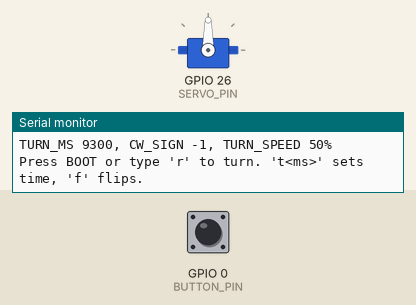
Recording of a program running on a simulated ESP32. Shown: servo, the last lines printed to the serial monitor. Inputs (shaded band) come from the test bench; at power-on: GPIO 0 (BUTTON_PIN) HIGH.

Above: at 1.7 s.
1.8 s: GPIO 0 (BUTTON_PIN) pulled LOW for 0.15 s
At 2.7 s:
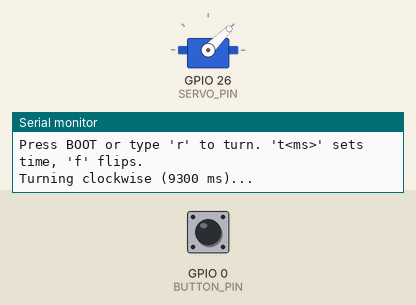
Timing chart, 0 to 12.6 s (numbered marks = the images above; inputs shaded):
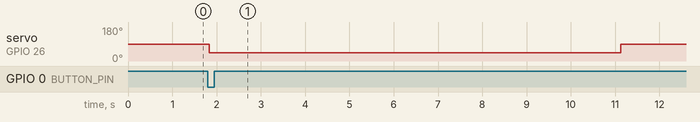

The program:

main.cpp
```cpp
/*
  ESP32 + MG946R / MG996R 360-degree servo: 3 clockwise turns per trigger

  Wiring (servo -> ESP32 / supply):
    Brown  (GND)    -> external supply GND  AND  ESP32 GND (common ground!)
    Red    (V+)     -> external 5-6 V supply, 2 A or more
    Orange (signal) -> GPIO 26

  A 360 servo has no position feedback, so "one rotation" is timed: it spins
  at TURN_SPEED for TURN_MS, then stops. Calibrate TURN_MS once (see below).
  Accuracy drifts with supply voltage and load.

  Trigger a turn: press the BOOT button, or type "r" + Enter.
  Calibrate from the Serial Monitor (115200 baud), no re-upload needed:
    t1200  set turn time to 1200 ms      f  flip direction (if not clockwise)
    p      print current settings
  Then copy the printed values into the #defines below to make them permanent.
*/

#include <Arduino.h>
#include <ESP32Servo.h>

#define SERVO_PIN  26
#define BUTTON_PIN 0     // BOOT button on ESP32 DevKit, LOW when pressed

#define STOP_US    1500  // pulse that stops the servo
#define RANGE_US   500   // full speed = STOP_US +/- RANGE_US
#define TURN_SPEED 50    // percent of full speed used for a turn
// Calibrated 2026-10-17 at 50% speed (5-6 V supply, no load):
//   5320 ms -> ~630 deg, 6080 ms -> ~715 deg (2 turns), 9300 ms -> 3 turns.
// The servo coasts slightly after stopping, so time does not scale exactly
// linearly with the number of turns.
#define TURN_MS    9300  // run time per trigger: 3 full turns
#define CW_SIGN    -1    // 1 or -1: which pulse direction is clockwise

Servo servo;
unsigned long turnMs = TURN_MS;
int cwSign = CW_SIGN;

void setSpeed(int speed) {
  servo.writeMicroseconds(STOP_US + speed * RANGE_US / 100);
}

void printSettings() {
  Serial.printf("TURN_MS %lu, CW_SIGN %d, TURN_SPEED %d%%\n",
                turnMs, cwSign, TURN_SPEED);
}

void oneTurn() {
  Serial.printf("Turning clockwise (%lu ms)... ", turnMs);
  setSpeed(cwSign * TURN_SPEED);
  delay(turnMs);
  setSpeed(0);
  Serial.println("stopped");
}

void setup() {
  Serial.begin(115200);
  delay(500);
  Serial.println("\n360 servo: one turn per trigger");

  pinMode(BUTTON_PIN, INPUT_PULLUP);
  servo.setPeriodHertz(50);                 // standard 50 Hz servo signal
  servo.attach(SERVO_PIN, STOP_US - RANGE_US, STOP_US + RANGE_US);
  setSpeed(0);

  printSettings();
  Serial.println("Press BOOT or type 'r' to turn. 't<ms>' sets time, 'f' flips.");
}

void loop() {
  if (digitalRead(BUTTON_PIN) == LOW) {
    delay(30);                              // debounce
    if (digitalRead(BUTTON_PIN) == LOW) {
      oneTurn();
      while (digitalRead(BUTTON_PIN) == LOW) delay(10);  // wait for release
    }
  }

  if (Serial.available()) {
    String in = Serial.readStringUntil('\n');
    in.trim();
    if (in.equalsIgnoreCase("r")) {
      oneTurn();
    } else if (in.equalsIgnoreCase("f")) {
      cwSign = -cwSign;
      printSettings();
    } else if (in.equalsIgnoreCase("p")) {
      printSettings();
    } else if (in.length() > 1 && (in[0] == 't' || in[0] == 'T')) {
      long ms = in.substring(1).toInt();
      if (ms > 0) turnMs = ms;
      printSettings();
    }
  }
}
```

Measured:
- after the input at 1.8 s, servo on GPIO 26 (SERVO_PIN): 90° → 45° at once, → 90° 9.3 s later
